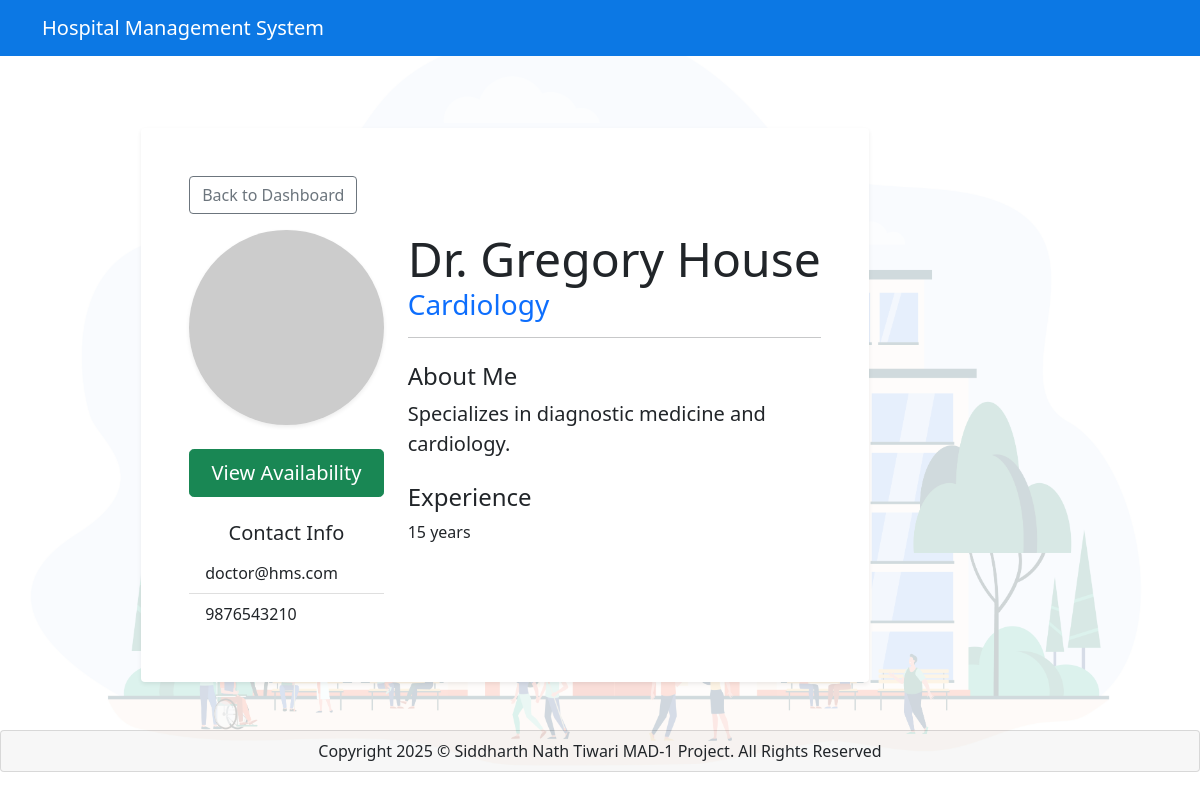
/patient/view-doctor/2, run on an earlier commit of the app's database.
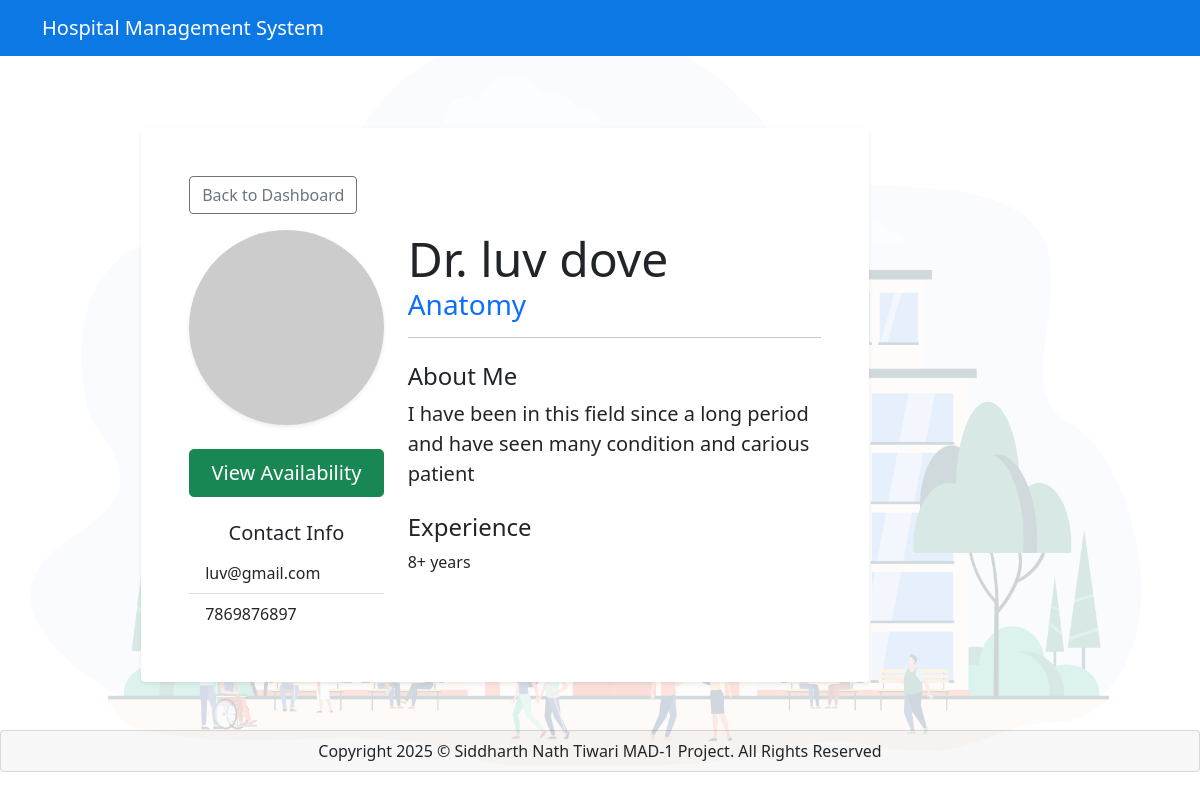
And on a later commit of the database.
### HMS/models.py (models this page shows, shortened)
class Doctor(db.Model, UserMixin):
    __tablename__ ='doctor'
    id = db.Column(db.Integer , primary_key =True)
    password = db.Column(db.String(100), nullable= False)
    fname = db.Column(db.String(100), nullable=False)
    lname = db.Column(db.String(100), nullable=True)
    email = db.Column(db.String(100),unique=True,nullable =False)
    phone = db.Column(db.String(10), nullable =False)
    experience = db.Column(db.Text, nullable = False)
    description = db.Column(db.Text )
    specialization_id = db.Column(db.Integer,db.ForeignKey('department.id'), nullable= False)
    blacklisted = db.Column(db.Boolean, default=False)
    specialization = db.relationship('Department', backref='doctors', lazy=True)
    availability = db.relationship('Availability', backref ='doctor', lazy=True,cascade="all, delete-orphan")
    appointments= db.relationship('Appointment', backref= 'doctor', lazy=True, cascade="all, delete-orphan")

class Department(db.Model):
    __tablename__ = 'department'
    id = db.Column(db.Integer, primary_key =True)
    name = db.Column(db.String(40), nullable = False)
    description = db.Column(db.Text, nullable = False)

### HMS/patient.py (the view)
@patient.route("/view-doctor/<int:id>", methods=["GET"])
def view_doctor(id):
    doctor = Doctor.query.get_or_404(id)
    return render_template("doctor_details.html", title="Doctor Details", doctor=doctor, role="patient")

### HMS/templates/doctor_details.html (shortened to what this page needs)
{% extends "base.html" %}
{% block content %}
<div class="container my-5">
    <div class="row justify-content-center">
        <div class="col-lg-10">
            <div class="card shadow-sm border-0">
                <div class="card-body p-4 p-md-5">
                    <a href="{{ url_for(role+'.dashboard') }}" class="btn btn-outline-secondary mb-3">
                         Back to Dashboard
                    </a>
                    <div class="row">
                        <div class="col-md-4 text-center">
                            <img src="https://placehold.co/250"
                                 class="img-fluid rounded-circle shadow-sm"
                                 alt="Dr. {{ doctor.fname }} {{ doctor.lname }}">
                            <div class="mt-4">
                                <a href="{{ url_for('patient.dashboard', doctor_id=doctor.id) }}"
                                   class="btn btn-success btn-lg w-100">
                                    View Availability
                                </a>
                            </div>
                            <hr class="d-md-none"> <h5 class="mt-4">Contact Info</h5>
                            <ul class="list-group list-group-flush text-start">
                                <li class="list-group-item">
                                    {{ doctor.email }}
                                </li>
                                <li class="list-group-item">
                                    {{ doctor.phone }}
                                </li>
                            </ul>
                        </div>
                        <div class="col-md-8">
                            <h1 class="display-5 mb-0">
                                Dr. {{ doctor.fname }} {{ doctor.lname }}
                            </h1>
                            <p class="h3 text-primary fw-light mb-3">
                                {{ doctor.specialization.name }}
                            </p>
                            <hr>
                            <h4 class="mt-4">About Me</h4>
                            <p class="lead">
                                {{ doctor.description | default('No description provided.') }}
                            </p>
                            <h4 class="mt-4">Experience</h4>
                            <p>
                                {{ doctor.experience }}
                            </p>
                        </div>
                    </div>
                </div>
            </div>
        </div>
    </div>
</div>
{% endblock %}

### HMS/templates/base.html (shortened to what this page needs)
<!DOCTYPE html>
<html lang="en">
<head>
    <link href="https://cdn.jsdelivr.net/npm/bootstrap@5.1.3/dist/css/bootstrap.min.css" rel="stylesheet">
</head>
<body>
    <header class="site-header">
      <nav class="navbar navbar-expand-md navbar-dark bg-steel fixed-top" style="background-color: #0c78e4;">
        <div class="container">
          <a class="navbar-brand mr-4" href="/">Hospital Management System</a>
        </div>
      </nav>
    </header>
    <main role="main" class="container" style="margin-top: 80px;">
      <div class="row">
        <div class="col-md-10">
          {% block content %}{% endblock %}
        </div>
      </div>
    </main>
    <div class=" card text-center card-footer text-body-secondary">
      Copyright 2025 © Siddharth Nath Tiwari MAD-1 Project. All Rights Reserved
    </div>
  </body>
</html>

### HMS/templates/base.html (style rules this page uses)
body { background-image: url('/static/hospital-bg.jpg'); background-position: center center; background-repeat: no-repeat; background-size: cover; background-attachment: fixed; background-color: rgba(255, 255, 255, 0.8); background-blend-mode: overlay; }

What changed in the data, as far as the page shows it:
no longer on this page (row unchanged): Department: specialization.name "Cardiology"
changed Doctor: email "doctor@hms.com" → "luv@gmail.com"; phone "9876543210" → "7869876897"; fname "Gregory" → "luv"; lname "House" → "dove"; description "Specializes in diagnostic medicine and cardiology." → "I have been in this field since a long period and have seen many condition and carious patient"; experience "15 years" → "8+ years"
now on this page (row unchanged): Department: specialization.name "Anatomy"
